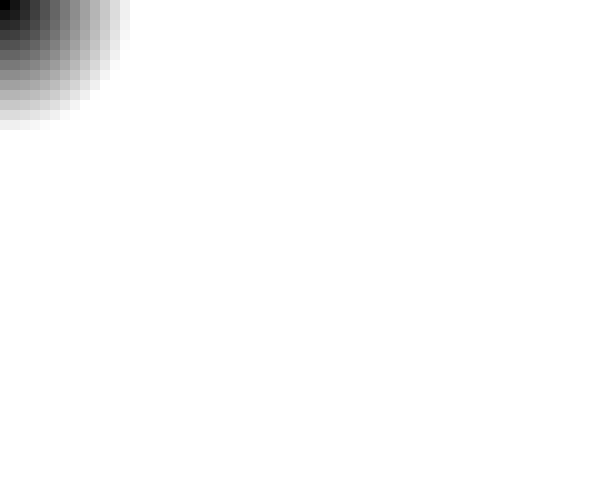
Frame 1 (no input)
Frame 60 (the mouse pressed at the canvas centre just before this capture): identical to frame 1, image omitted
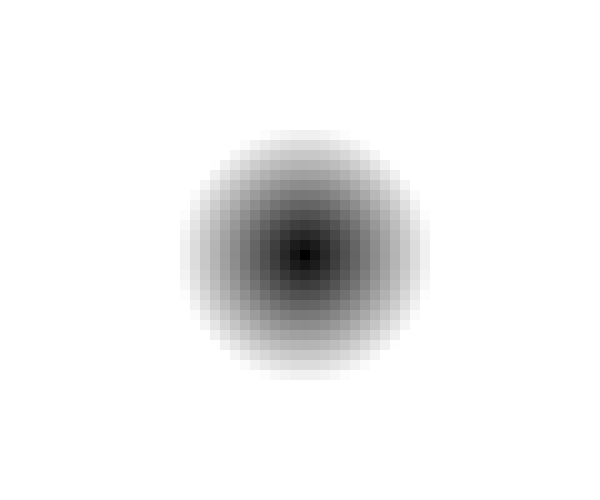
Frame 120 (the mouse held since frame 60 and released just before this capture)

The Processing sketch that drew these frames (run headless with seeded random() and noise(); from frame 60 on, the mouse is pressed at the canvas centre):

// Processing sketch: Nested_Loops__and_dist
// ── Nested_Loops__and_dist.pde
void setup() {
  size(600, 500);
  stroke(0, 0);
}

void draw() {
  background(0);
  
  for (int y = 0; y< height; y = y + 10) {
    for (int x = 0; x < width; x = x + 10) {
      
      fill(dist(x, y, mouseX, mouseY)*2);
      rect(x, y, 20, 20);
    }
  }
}
